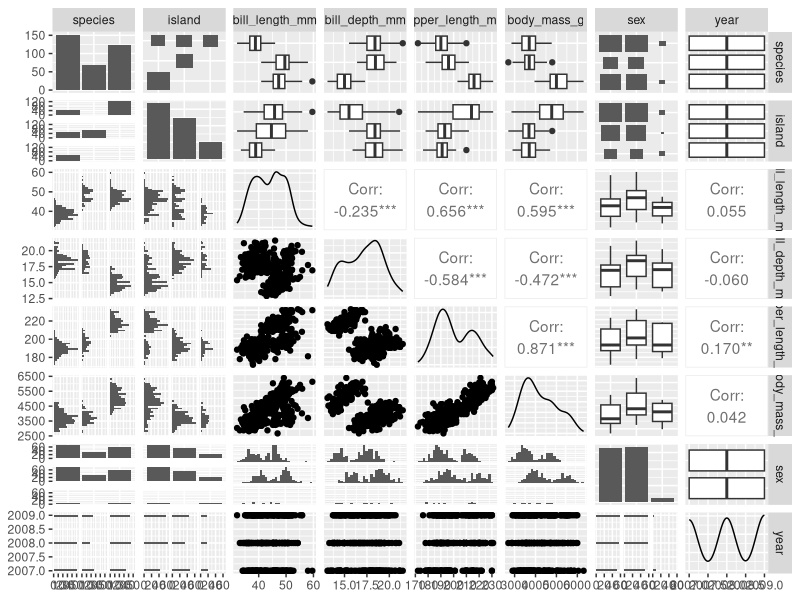
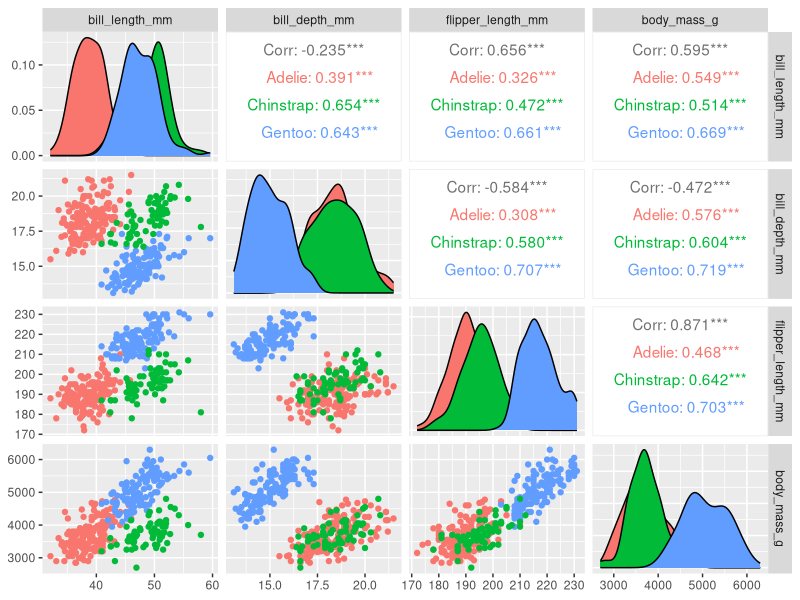
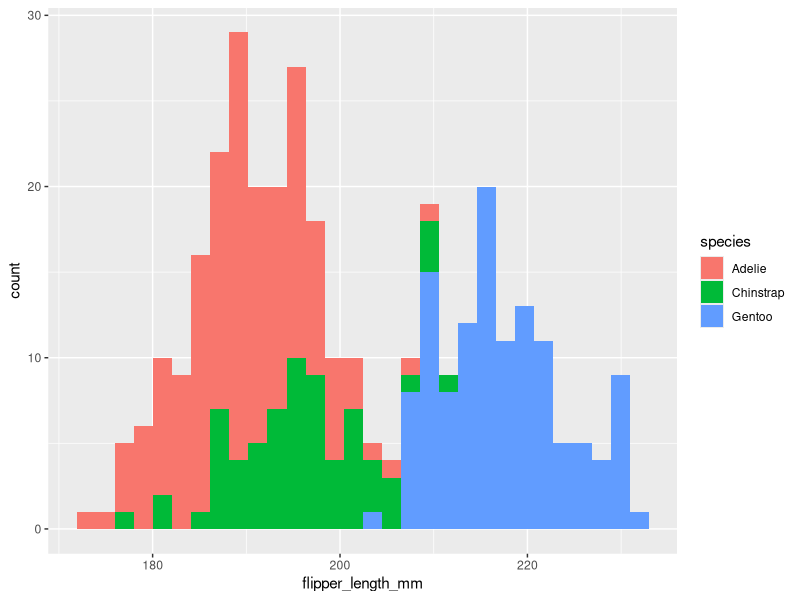

Write R code to recreate these figures, in order.
# load libraries
library(GGally)
library(skimr)
library(palmerpenguins)
library(tidyverse)

# take a look at penguins data
view(penguins)

# view the column names
names(penguins)

# check dimensions of data frame
dim(penguins)

# get a summary of the data
summary(penguins)

# get a summary using {skimr}
skimr::skim(penguins)

# print the first 6 rows
head(penguins)

# print the last 6 rows
tail(penguins)

# make a pairplot
GGally::ggpairs(penguins)

# make a pairplot with a select number of columns by species
GGally::ggpairs(penguins,
                columns = 3:6,
                ggplot2::aes(colour = species))

# make a histogram of penguin flipper lengths
ggplot(data = penguins, aes(x = flipper_length_mm, fill = species)) +
  geom_histogram()
